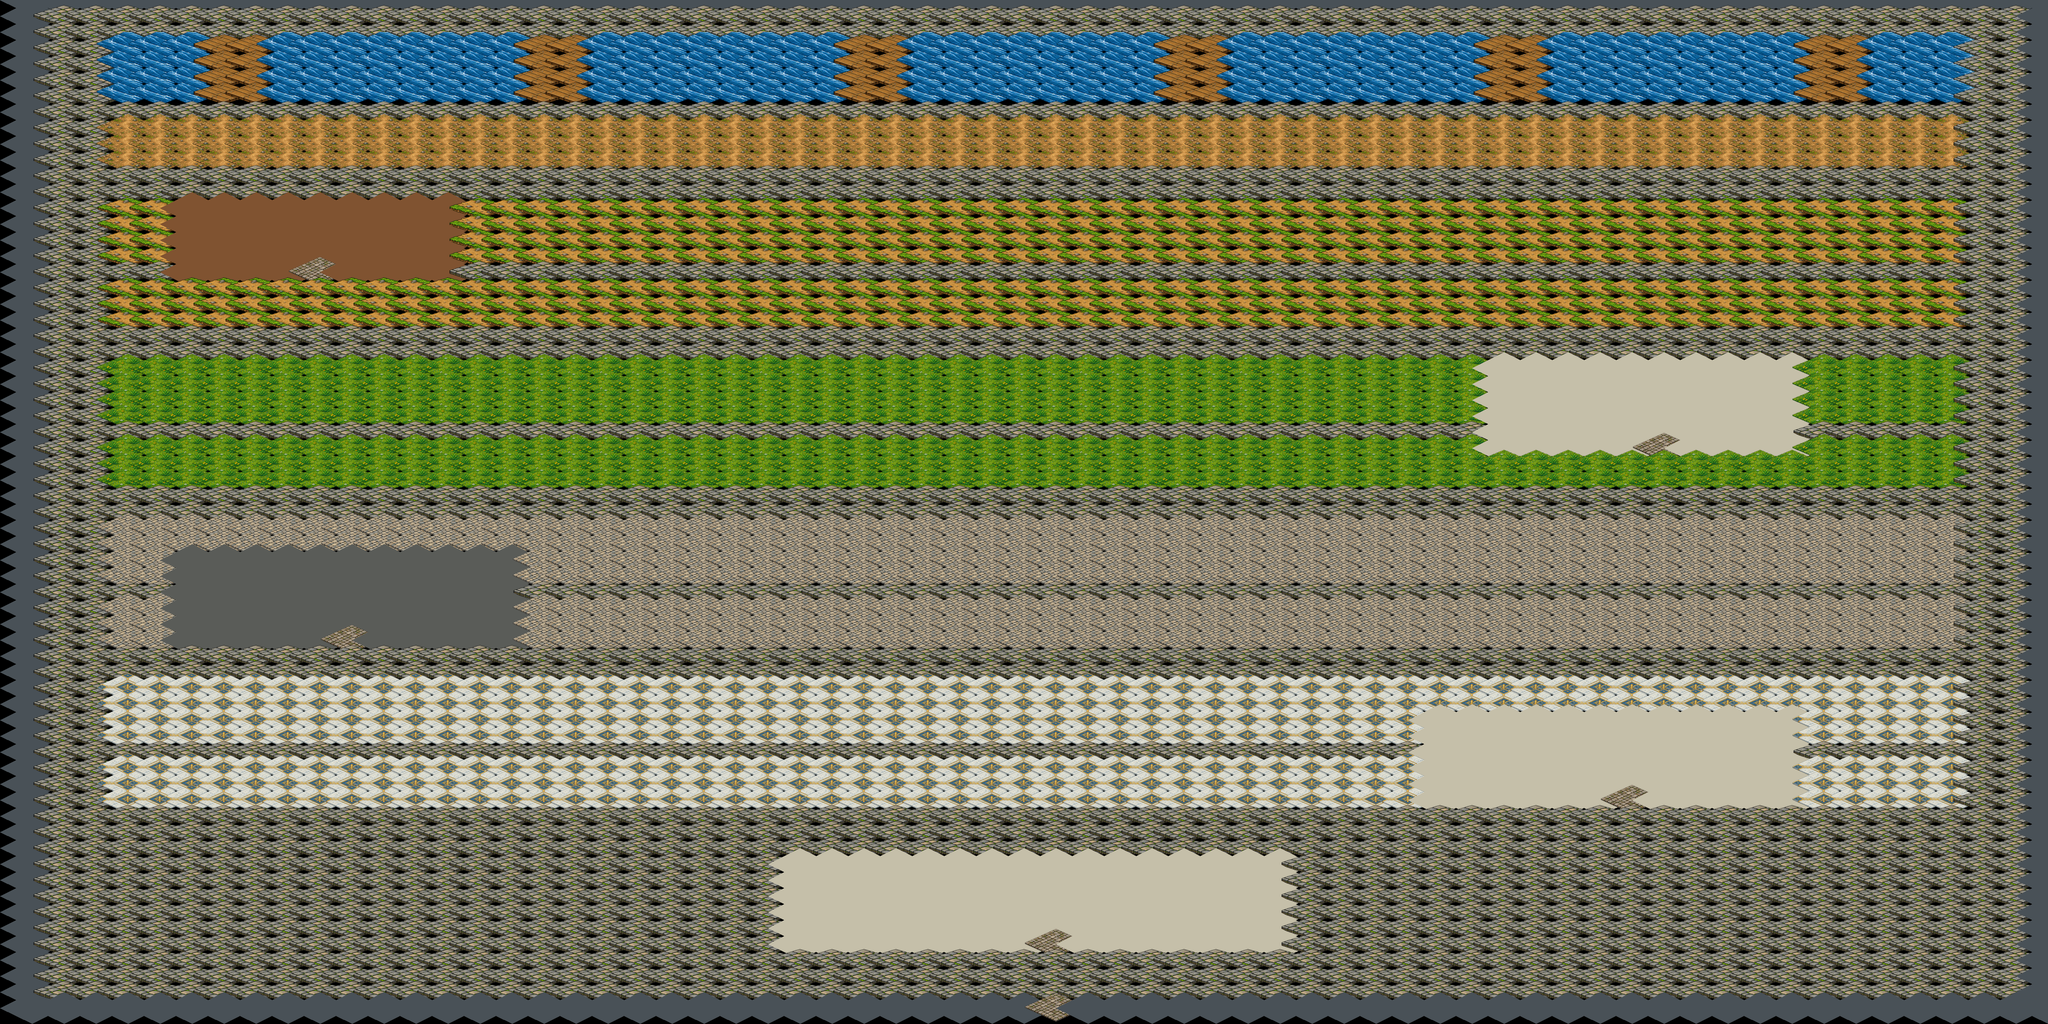

The image is a tile-based game level rendered from a .tmx file. Its description and source (layers, tilesets, objects; grid data summarised) follow:
An orthogonal 64x64 tile map with 64x32 px tiles, 1 tile layer (suelo).

<map version="1.10" tiledversion="1.10.2" orientation="orthogonal" renderorder="right-down" width="64" height="64" tilewidth="64" tileheight="32" infinite="0" nextlayerid="2" nextobjectid="1">
 <tileset firstgid="1" name="terreno_mundo" tilewidth="128" tileheight="64" tilecount="76" columns="8">
  <image source="../textures/terreno_mundo.png" width="1024" height="640" />
  <tile id="13">
   <properties>
    <property name="collision" type="bool" value="true" />
   </properties>
  </tile>
  <tile id="30">
   <properties>
    <property name="collision" type="bool" value="true" />
   </properties>
  </tile>
  <tile id="35">
   <properties>
    <property name="collision" type="bool" value="true" />
   </properties>
  </tile>
  <tile id="41">
   <properties>
    <property name="collision" type="bool" value="true" />
   </properties>
  </tile>
  <tile id="46">
   <properties>
    <property name="collision" type="bool" value="true" />
   </properties>
  </tile>
  <tile id="47">
   <properties>
    <property name="collision" type="bool" value="true" />
   </properties>
  </tile>
  <tile id="48">
   <properties>
    <property name="collision" type="bool" value="true" />
   </properties>
  </tile>
  <tile id="49">
   <properties>
    <property name="collision" type="bool" value="true" />
   </properties>
  </tile>
  <tile id="50">
   <properties>
    <property name="collision" type="bool" value="true" />
   </properties>
  </tile>
  <tile id="51">
   <properties>
    <property name="collision" type="bool" value="true" />
   </properties>
  </tile>
  <tile id="52">
   <properties>
    <property name="collision" type="bool" value="true" />
   </properties>
  </tile>
  <tile id="53">
   <properties>
    <property name="collision" type="bool" value="true" />
   </properties>
  </tile>
  <tile id="54">
   <properties>
    <property name="collision" type="bool" value="true" />
   </properties>
  </tile>
  <tile id="55">
   <properties>
    <property name="collision" type="bool" value="true" />
   </properties>
  </tile>
  <tile id="56">
   <properties>
    <property name="collision" type="bool" value="true" />
   </properties>
  </tile>
  <tile id="57">
   <properties>
    <property name="collision" type="bool" value="true" />
   </properties>
  </tile>
  <tile id="58">
   <properties>
    <property name="collision" type="bool" value="true" />
   </properties>
  </tile>
  <tile id="59">
   <properties>
    <property name="collision" type="bool" value="true" />
   </properties>
  </tile>
  <tile id="64">
   <properties>
    <property name="collision" type="bool" value="true" />
   </properties>
  </tile>
  <tile id="65">
   <properties>
    <property name="collision" type="bool" value="true" />
   </properties>
  </tile>
  <tile id="66">
   <properties>
    <property name="collision" type="bool" value="true" />
   </properties>
  </tile>
  <tile id="68">
   <properties>
    <property name="collision" type="bool" value="true" />
   </properties>
  </tile>
  <tile id="72">
   <properties>
    <property name="collision" type="bool" value="true" />
   </properties>
  </tile>
 </tileset>
 <layer id="1" name="suelo" width="64" height="64">
  <data>[4096 cells, 4096 non-empty, 13 distinct tile ids]</data>
 </layer>
</map>
